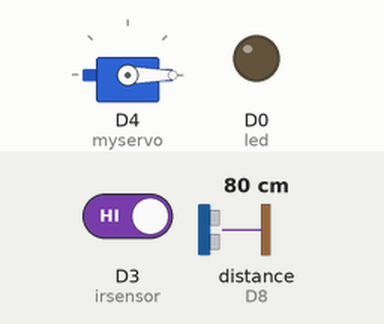
Bench run of a sketch on a simulated ESP8266 (NodeMCU). Parts: servo, output pins drawn as LEDs (lit = HIGH). Wiring (inferred from the names in the program): ultrasonic range finder: trigger D7; echo D8. The test bench sets the inputs (shaded band); at power-on: D3 (irsensor) HIGH, distance to the obstacle (sensor on D8) 80 cm. The echo pulse lasts 58.3 µs per cm; WiFi joins after 1.5 s; servers stay silent unless stated; pins used as bus, display or sensor lines are not drawn; what the sketch prints to the serial monitor is not drawn.

Above: at 3.0 s.
3.1 s: D3 (irsensor) driven LOW
At 3.35 s:
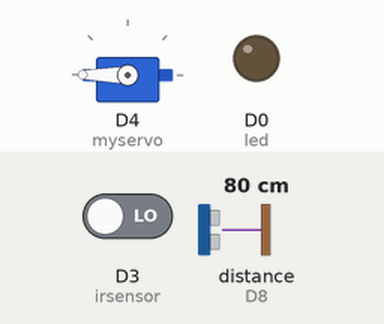
6.1 s: D3 (irsensor) driven HIGH
At 7.2 s:
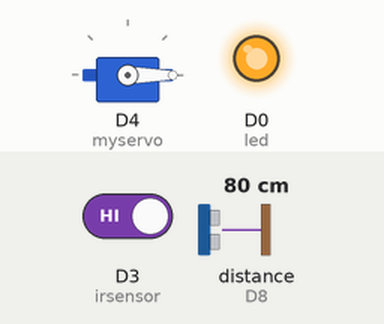
Timing chart, 0 to 9.1 s (numbered marks = the images above; inputs shaded):
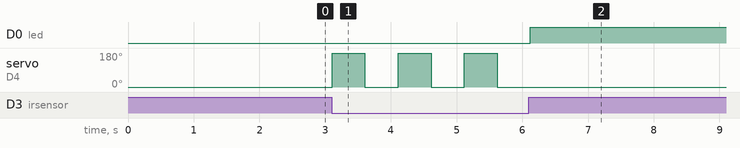

Measured:
- after the input at 3.1 s, servo on D4 (myservo): alternates 180° for 0.50 s and 0° for 0.51 s, starting at once
- after the input at 6.1 s, D0 (led): LOW → HIGH at once; servo on D4 (myservo): stops changing and stays 0°

The sketch:

2BOS_Social_System.ino
```cpp
//Code for the NodeMCU
//Include the library files
#define BLYNK_PRINT Serial
#include <ESP8266WiFi.h>
#include <Servo.h>
#include <BlynkSimpleEsp8266.h>

//Defining all variables used in the nodeMCU code
int temp = 1;
int led = D0;
int pos = 0;
int irsensor = D3;
int buttonstatus;
int irstatus;
int ping=D7;
int echo=D8;
int duration,cm;
Servo myservo;

//defining the template and authentications for connnecting wifi
#define BLYNK_TEMPLATE_ID "TMPLI2FuYEH9"
#define BLYNK_DEVICE_NAME "hackathon"
#define BLYNK_AUTH_TOKEN "WP0x4cpiipunEvxzm46L1-ws0fARvJQh"
char auth[] = BLYNK_AUTH_TOKEN;
char ssid[] = "D4RK wifi";//Enter your WIFI name
char pass[] = "#23702370";//Enter your WIFI password

//Writing to Blynk Cloud the initial value and syncing them
BLYNK_CONNECTED() {
  Blynk.syncAll();
  Blynk.virtualWrite(V1, temp);
}

//function for using ultrasonic sensor
long microsecondsToCentimeters(long microseconds) {
   return microseconds / 29 / 2;
}

void setup() {
  //Setting pinmodes and all attributes
  pinMode(led, OUTPUT);
  pinMode(irsensor, INPUT);
  Serial.begin(115200);
  Serial.println("Welcome to the new project");
  myservo.attach(2);
  myservo.write(0);

  //Initialize the Blynk library
  Blynk.begin(auth, ssid, pass, "blynk.cloud", 80);
}

void loop() {

   irstatus = digitalRead(irsensor); //reading irsensor for garbage detection
   //reading from ultrasonic sensor for depth of garbage in dustbin
   pinMode(ping, OUTPUT);
   digitalWrite(ping, LOW);
   delayMicroseconds(2);
   digitalWrite(ping, HIGH);
   delayMicroseconds(10);
   digitalWrite(ping, LOW);
   pinMode(echo, INPUT);
   duration = pulseIn(echo, HIGH);
   cm = microsecondsToCentimeters(duration);
   Blynk.virtualWrite(V1,100-cm); //writing to the Blynk Cloud Gauge
   //condition for when garbage is detected
    if (irstatus == 0) {
      temp++;
      Blynk.virtualWrite(V2, temp); //writing to token distribution counter on Blynk Cloud
      digitalWrite(led, LOW);
      //turning the servo for token distribution
      myservo.write(180);
      delay(500);
      myservo.write(0);
      delay(500);
      digitalWrite(led, HIGH);


  }
  //Run the Blynk library
  Blynk.run();

}
```
